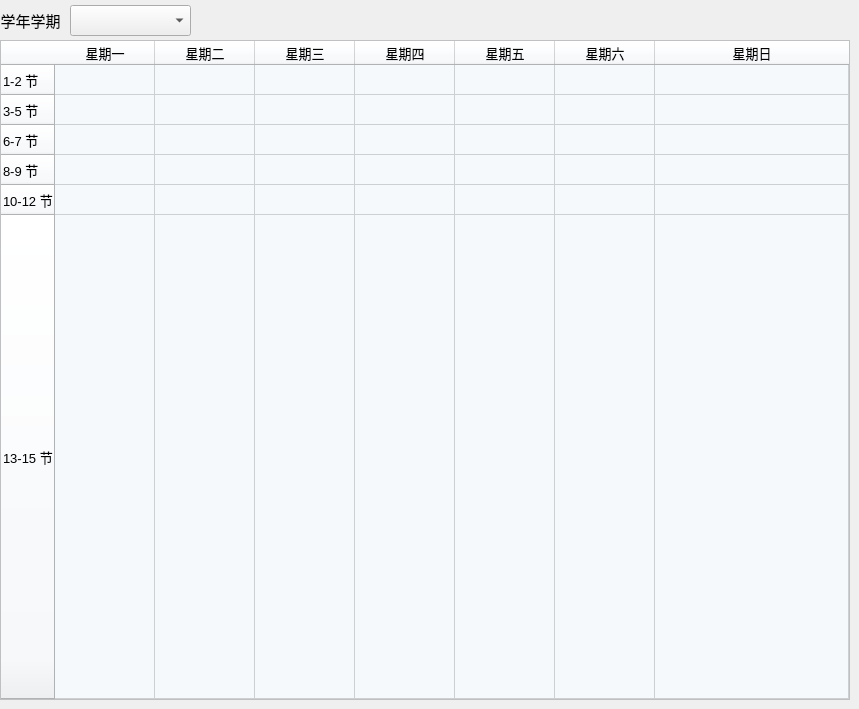
                                        <widget class="QWidget" name="page_Student_Schedule">
                                            <widget class="QTableWidget" name="tableWidget_Schedule">
                                                <property name="geometry">
                                                    <rect>
                                                        <x>0</x>
                                                        <y>40</y>
                                                        <width>850</width>
                                                        <height>660</height>
                                                    </rect>
                                                </property>
                                                <property name="sizePolicy">
                                                    <sizepolicy hsizetype="Maximum" vsizetype="Maximum">
                                                        <horstretch>0</horstretch>
                                                        <verstretch>0</verstretch>
                                                    </sizepolicy>
                                                </property>
                                                <property name="minimumSize">
                                                    <size>
                                                        <width>850</width>
                                                        <height>660</height>
                                                    </size>
                                                </property>
                                                <property name="font">
                                                    <font>
                                                        <pointsize>10</pointsize>
                                                        <bold>false</bold>
                                                    </font>
                                                </property>
                                                <property name="autoFillBackground">
                                                    <bool>true</bool>
                                                </property>
                                                <property name="styleSheet">
                                                    <string notr="true">background-color: rgb(246, 249, 252);</string>
                                                </property>
                                                <property name="sizeAdjustPolicy">
                                                    <enum>QAbstractScrollArea::AdjustToContents</enum>
                                                </property>
                                                <property name="editTriggers">
                                                    <set>QAbstractItemView::NoEditTriggers</set>
                                                </property>
                                                <property name="cornerButtonEnabled">
                                                    <bool>false</bool>
                                                </property>
                                                <attribute name="horizontalHeaderShowSortIndicator" stdset="0">
                                                    <bool>false</bool>
                                                </attribute>
                                                <attribute name="horizontalHeaderStretchLastSection">
                                                    <bool>true</bool>
                                                </attribute>
                                                <attribute name="verticalHeaderCascadingSectionResizes">
                                                    <bool>true</bool>
                                                </attribute>
                                                <attribute name="verticalHeaderStretchLastSection">
                                                    <bool>true</bool>
                                                </attribute>
                                                <row>
                                                    <property name="text">
                                                        <string>1-2 节</string>
                                                    </property>
                                                    <property name="font">
                                                        <font>
                                                            <pointsize>10</pointsize>
                                                        </font>
                                                    </property>
                                                </row>
                                                <row>
                                                    <property name="text">
                                                        <string>3-5 节</string>
                                                    </property>
                                                    <property name="font">
                                                        <font>
                                                            <pointsize>10</pointsize>
                                                        </font>
                                                    </property>
                                                </row>
                                                <row>
                                                    <property name="text">
                                                        <string>6-7 节</string>
                                                    </property>
                                                    <property name="font">
                                                        <font>
                                                            <pointsize>10</pointsize>
                                                        </font>
                                                    </property>
                                                </row>
                                                <row>
                                                    <property name="text">
                                                        <string>8-9 节</string>
                                                    </property>
                                                    <property name="font">
                                                        <font>
                                                            <pointsize>10</pointsize>
                                                        </font>
                                                    </property>
                                                </row>
                                                <row>
                                                    <property name="text">
                                                        <string>10-12 节</string>
                                                    </property>
                                                    <property name="font">
                                                        <font>
                                                            <pointsize>10</pointsize>
                                                        </font>
                                                    </property>
                                                </row>
                                                <row>
                                                    <property name="text">
                                                        <string>13-15 节</string>
                                                    </property>
                                                    <property name="font">
                                                        <font>
                                                            <pointsize>10</pointsize>
                                                        </font>
                                                    </property>
                                                </row>
                                                <column>
                                                    <property name="text">
                                                        <string>星期一</string>
                                                    </property>
                                                    <property name="font">
                                                        <font>
                                                            <pointsize>10</pointsize>
                                                        </font>
                                                    </property>
                                                </column>
                                                <column>
                                                    <property name="text">
                                                        <string>星期二</string>
                                                    </property>
                                                    <property name="font">
                                                        <font>
                                                            <pointsize>10</pointsize>
                                                        </font>
                                                    </property>
                                                </column>
                                                <column>
                                                    <property name="text">
                                                        <string>星期三</string>
                                                    </property>
                                                    <property name="font">
                                                        <font>
                                                            <pointsize>10</pointsize>
                                                        </font>
                                                    </property>
                                                </column>
                                                <column>
                                                    <property name="text">
                                                        <string>星期四</string>
                                                    </property>
                                                    <property name="font">
                                                        <font>
                                                            <pointsize>10</pointsize>
                                                        </font>
                                                    </property>
                                                </column>
                                                <column>
                                                    <property name="text">
                                                        <string>星期五</string>
                                                    </property>
                                                    <property name="font">
                                                        <font>
                                                            <pointsize>10</pointsize>
                                                        </font>
                                                    </property>
                                                </column>
                                                <column>
                                                    <property name="text">
                                                        <string>星期六</string>
                                                    </property>
                                                    <property name="font">
                                                        <font>
                                                            <pointsize>10</pointsize>
                                                        </font>
                                                    </property>
                                                </column>
                                                <column>
                                                    <property name="text">
                                                        <string>星期日</string>
                                                    </property>
                                                    <property name="font">
                                                        <font>
                                                            <pointsize>10</pointsize>
                                                        </font>
                                                    </property>
                                                </column>
                                            </widget>
                                            <widget class="QLabel" name="label_Schedule_Semester">
                                                <property name="geometry">
                                                    <rect>
                                                        <x>0</x>
                                                        <y>0</y>
                                                        <width>61</width>
                                                        <height>41</height>
                                                    </rect>
                                                </property>
                                                <property name="font">
                                                    <font>
                                                        <pointsize>11</pointsize>
                                                    </font>
                                                </property>
                                                <property name="text">
                                                    <string>学年学期</string>
                                                </property>
                                                <property name="alignment">
                                                    <set>Qt::AlignCenter</set>
                                                </property>
                                            </widget>
                                            <widget class="QComboBox" name="comboBox_Schedule_Semester">
                                                <property name="geometry">
                                                    <rect>
                                                        <x>70</x>
                                                        <y>5</y>
                                                        <width>121</width>
                                                        <height>31</height>
                                                    </rect>
                                                </property>
                                            </widget>
                                        </widget>
